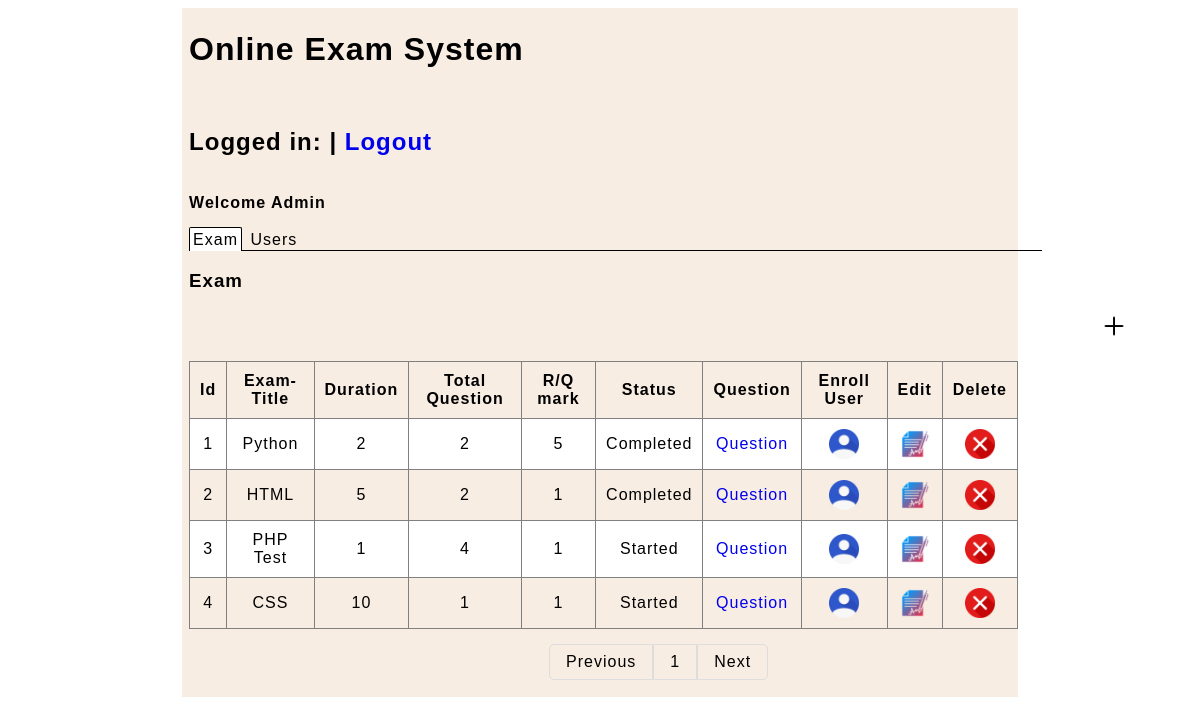
The app's page /admin.php with its own data.
### tables this page shows
CREATE TABLE IF NOT EXISTS `exam_create` (
  `id` int(11) NOT NULL AUTO_INCREMENT,
  `user_id` int(11) NOT NULL,
  `exam_title` varchar(250) NOT NULL,
  `duration` varchar(30) NOT NULL,
  `total_question` int(5) NOT NULL,
  `marks_right_answer` varchar(30) NOT NULL,
  `create_on` date NOT NULL DEFAULT current_timestamp(),
  `status` enum('Pending','Created','Started','Completed') NOT NULL,
  PRIMARY KEY (`id`)
);

### admin.php (the view, shortened to what this page needs)
<?php
	require_once('db.php');
?>
<html>
<head>
<link rel="stylesheet" href="CSS/admin.css" >
<link rel="stylesheet" href="CSS/pagination.css" >
</head>
	<body>
		<div class="main">
		<h1>Online Exam System</h1>
		<?php
		$em=$_SESSION['email'];
			$sql="select * from exam_user where role='admin' and email='$em'";
			$run=mysqli_query($db,$sql);
			$result=mysqli_fetch_array($run);
		?>
		<br><p><h2>Logged in:<?=$result['first_name']." ".$result['laast_name']?> | <a class="out" href="logout.php">Logout</h2></a></p>
		<p><br><b>Welcome Admin</b></p>
		<p class="select">
		<a class="btn" href="admin.php">Exam</a>
		<a class="btn one" href="user.php">Users</a>
		<span class="unl"></span>
		</p>
		<h3>Exam</h3>
		<a href="insert.php">
		<img class="img" src="Images/add-outline.png">
		</a>
		<table border="1">
		<tr>
		<th>Id</th>
		<th>Exam-Title</th>
		<th>Duration</th>
		<th>Total Question</th>
		<th>R/Q mark</th>
		<th>Status</th>
		<th>Question</th>
		<th>Enroll User</th>
		<th>Edit</th>
		<th>Delete</th>
		</tr>
		<?php
			$ext="select * from exam_create";
			$row=mysqli_query($db,$ext);
			$cnt=1;
			while($rst=mysqli_fetch_array($row))
			{
			?>
			<tr align="center">
			<td><?=$cnt?></td>
			<td><?=$rst['exam_title']?></td>
			<td><?=$rst['duration']?></td>
			<td><?=$rst['total_question']?></td>
			<td><?=$rst['marks_right_answer']?></td>
			<td><?=$rst['status']?></td>
			<td><a href="question.php?exam_id=<?=$rst['id']?>">Question</a></td>
			<td><a href="enroll.php?exam_id=<?=$rst['id']?>"><img class="enroll" src="images/google-contacts.png"></a></td>
			<td><a href="edit_test.php?exam_id=<?=$rst['id']?>"><img class="dlt" src="images/signed.png"></a></td>
			<td><a href="Delete_test.php?exam_id=<?=$rst['id']?>"><img class="dlt" src="images/x-button.png"></a></td>
			</tr>
			<?php
			$cnt++;
			}
		?>
		</table>
		<?php
		include_once('pagination.php');
		?>
		</div>
	</body>
</html>

### CSS/admin.css (style rules this page uses)
body { font-family:arial; letter-spacing:1px; }
.main { background-color:#F8EDE3; width:70%; margin:0 auto; padding:2px 0 7px 7px; position:relative; }
.main a { text-decoration:none; }
.btn { color:black; padding:3px; border-radius:2px 2px 0 0; }
a { margin:0; }
.select a:first-child { background-color:white; border: 1px solid black; border-bottom:none; margin:0; }
.select a:nth-child(2) { margin:0; display:inline-block; }
table { margin:0; border-collapse:collapse; }
.unl { position:absolute; height:1px; width:800px; background-color:black; left:60px; top:242px; }
tr:nth-child(even) { background:white; }
th, td { padding:10px; }
.img { position:relative; left:900px; height:30px; width:30px; bottom:10px; padding:10px; }
.enroll { height:30px; width:30px; }
.dlt { height:30px; width:30px; }

### records on screen
exam_create: exam_title "Python", duration "2", total_question "2", marks_right_answer "5", status "Completed"
exam_create: exam_title "HTML", duration "5", total_question "2", marks_right_answer "1", status "Completed"
exam_create: exam_title "PHP Test", duration "1", total_question "4", marks_right_answer "1", status "Started"
exam_create: exam_title "CSS", duration "10", total_question "1", marks_right_answer "1", status "Started"
